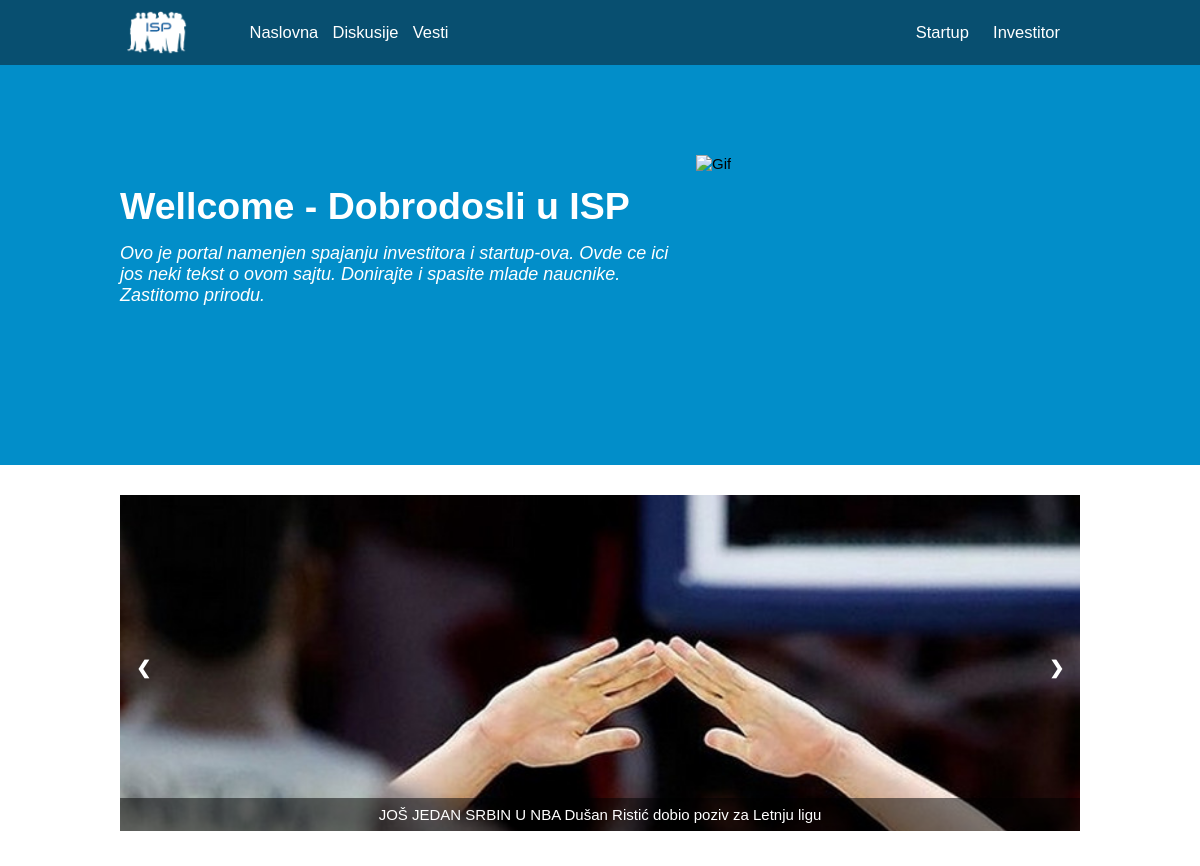
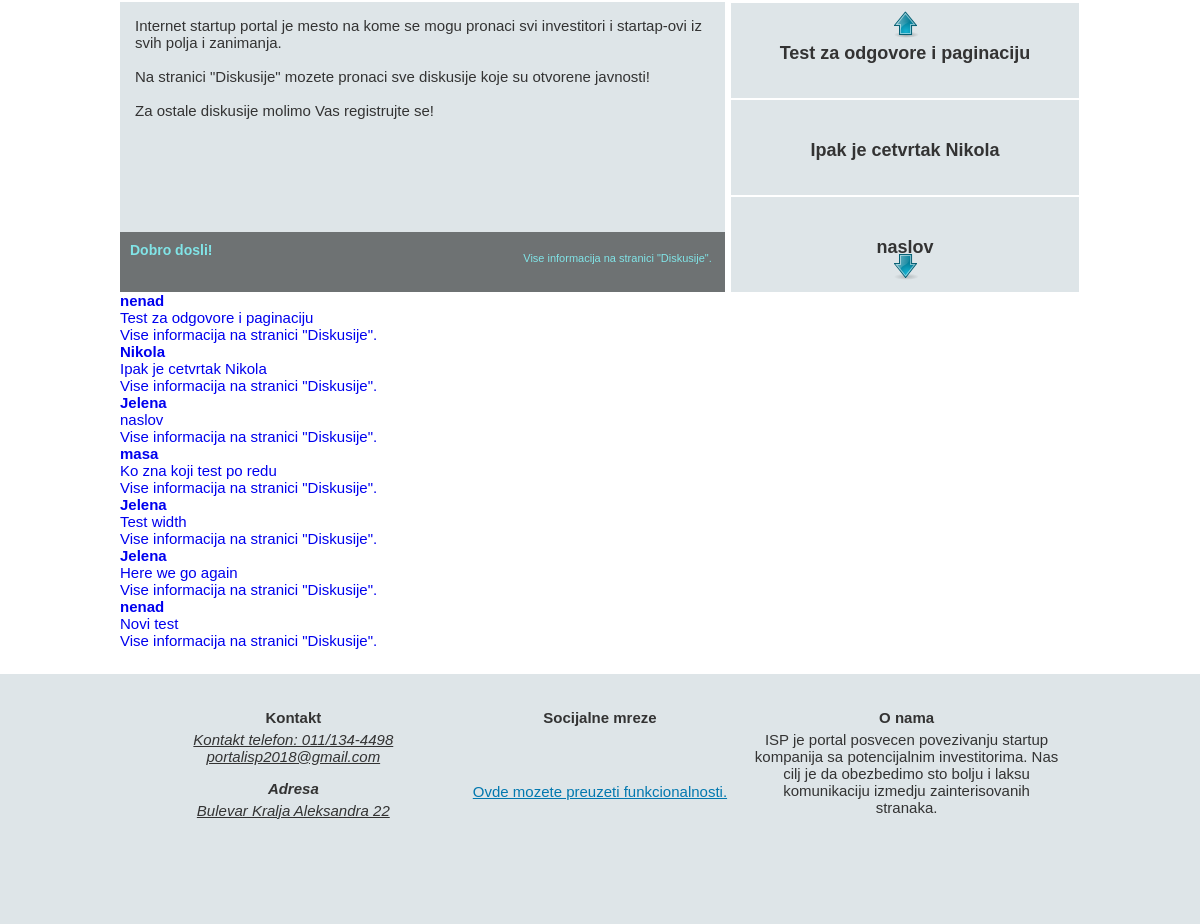
The page / on the database its author committed (2 pictures, top to bottom).
### tables this page shows
CREATE TABLE `vesti` (
  `id_vesti` int(11) NOT NULL,
  `autor_startup` varchar(100) DEFAULT NULL,
  `autor_investitor` varchar(100) DEFAULT NULL,
  `naslov` varchar(100) NOT NULL,
  `sadrzaj` text NOT NULL,
  `datum` date NOT NULL,
  `slika` varchar(100) DEFAULT NULL
);

CREATE TABLE `diskusije` (
  `id` int(11) NOT NULL,
  `id_tipa` int(11) NOT NULL,
  `naslov` varchar(100) NOT NULL,
  `sadrzaj` text NOT NULL,
  `datum` date NOT NULL,
  `datum_arhiv` datetime DEFAULT NULL,
  `vidljivost` int(2) NOT NULL,
  `korisnikst_username` varchar(50) DEFAULT NULL,
  `korisnikinv_username` varchar(50) DEFAULT NULL,
  `arhiv` int(1) NOT NULL,
  `slika_st` varchar(50) DEFAULT NULL,
  `slika_inv` varchar(50) DEFAULT NULL
);

### application/controllers/Gost.php (called while the page is built, shortened)
<?php
class Gost extends CI_Controller {
    public function __construct() {
        $this->load->model("ModelInv");
        $this->load->model("ModelSt");
        $this->load->library('session');
        }
    private function loadView($data,$glavniDeo){
        $this->load->view("sablon/header_gost.php", $data);
        $this->load->view($glavniDeo, $data);
        $this->load->view("sablon/footer.php");
    }
    public function index(){
        $poslednjevesti = $this->ModelSt->poslednjeVesti();
        $poslednjediskusije= $this->ModelSt->poslednjeDiskusije();
        $data["poslednjevesti"] = $poslednjevesti;
        $data['poslednjediskusije'] = $poslednjediskusije;
        $data['controller'] = "Gost";
        $this->loadView($data , "pocetna.php");
    }
}

### index.php (called while the page is built, shortened)
<?php
require_once BASEPATH.'core/CodeIgniter.php';

### application/models/ModelSt.php (called while the page is built, shortened)
<?php
class ModelSt extends CI_Model {
    public function poslednjeVesti(){
        $query = $this->db->query("SELECT * FROM vesti ORDER BY id_vesti DESC LIMIT 3");
        $result = $query->result_array();
        return $result;
    }
    public function poslednjeDiskusije(){
        $query = $this->db->query("SELECT * FROM diskusije WHERE vidljivost = 4 ORDER BY id DESC LIMIT 7");
        $result = $query->result_array();
        return $result;
    }
}

### application/views/pocetna.php (the view, shortened to what this page needs)
<section class="hero">
    <div class="wrapper">
        <div class="welcomeText">
            <h1>Wellcome - Dobrodosli u ISP</h1>
            <p>Ovo je portal namenjen spajanju investitora i startup-ova. Ovde ce ici jos neki tekst o ovom sajtu. Donirajte i spasite mlade naucnike. Zastitomo prirodu.</p>
        </div>
        <div class="rightText">
            <img src="<?php echo base_url() ?>assets/img/gif.gif" alt="Gif"/>
        </div>
    </div>
</section>
<section class="content">
    <div class="wrapper">
        <div id="news">
            <div class="slideshow-container">
            <?php foreach($poslednjevesti as $poslednjavest) { ?>
                <div class="mySlides fade">
                    <img src="
                            <?php if (($poslednjavest['slika'] == ""))
                                    echo  base_url("assets/img/news.jpg");
                                 else
                                     echo base_url($poslednjavest['slika']) ?>
                             " style="width:100%">
                    <div class="text"><a href="<?php echo site_url("Gost/prikaziVest/".$poslednjavest['id_vesti']) ?>"><?php echo $poslednjavest['naslov']?></a></div>
                </div>
            <?php } ?>
                <a class="prev" onclick="plusSlides(-1)">&#10094;</a>
                <a class="next" onclick="plusSlides(1)">&#10095;</a>
            </div>
            <br>
        </div>
         <div id="discussions">
                <div id="slideshow-main">
                    <ul>
                        <a href="#">
                            <li class="1 active">
                                <a href="<?php echo site_url('Gost/tipoviDiskusija') ?>">
                                    <p>Internet startup portal je mesto na kome se mogu pronaci svi investitori i startap-ovi iz svih polja i zanimanja.</br></br> Na stranici "Diskusije"
                                        mozete pronaci sve diskusije koje su otvorene javnosti! </br></br> Za ostale diskusije molimo Vas registrujte se!</p>
                                        <span class="opacity"></span>
                                        <span class="content">
                                            <h3>Dobro dosli!</h3>
                                        </span><span class="contentRight"><p>Vise informacija na stranici "Diskusije".</p></span>
                                </a>
                            </li>
                        </a>
                    <?php foreach ($poslednjediskusije as $poslednjadiskusija) { ?>
                        <a href="<?php echo site_url('Gost/prikaziDiskusiju/'.$poslednjadiskusija['id']) ?>">
                                    <span class="content">
                                        <h3><?php if($poslednjadiskusija['korisnikst_username']== NULL)
                                                echo $poslednjadiskusija['korisnikinv_username'];
                                            elseif($poslednjadiskusija['korisnikinv_username']== NULL)
                                                echo $poslednjadiskusija['korisnikst_username'];
                                                 ?>
                                        </h3><p><?php echo $poslednjadiskusija['naslov'] ?></p>
                                    </span><span class="contentRight"><p>Vise informacija na stranici "Diskusije".</p></span>
                        </a>
                    <?php } ?>
                    </ul>
                </div>
                <div id="slideshow-carousel">
                    <ul id="carousel" class="jcarousel jcarousel-skin-tango">
                        <li><a href="#" rel="1">WELCOME</a></li>
                    <?php foreach ($poslednjediskusije as $poslednjadiskusija) { ?>
                        <li><a href="#" rel="<?php echo $poslednjadiskusija['id'] ?>"><?php echo $poslednjadiskusija['naslov'] ?></a></li>
                    <?php } ?>
                    </ul>
                </div>
        </div>
</section>

### assets/css/style.css (style rules this page uses)
* { margin: 0; padding: 0; font-family:'Raleway', sans-serif; font-size:16px; box-sizing: content-box; }
body { position:relative; }
.wrapper { width:960px; margin:0 auto; }
.wrapper:after { display: table; content: ""; clear: both; }
.hero { height: 400px; background-color: #028EC9; }
.hero:after { display:table; content: ""; clear:both; }
.welcomeText { margin-top:120px; float:left; width:60%; }
.rightText { width:40%; float:right; height:280px; }
.rightText img { height: auto; max-width: 100%; margin-top:90px; }
h1 { color:#fff; font-size:250%; font-weight:700; }
.welcomeText p { margin-top:15px; font-size:120%; color:#fff; font-style: italic; }
#news { width: 960px; margin: 30px 0 0 0; }
#news a { text-decoration: none; color: #fff; }
* { box-sizing:border-box }
.slideshow-container { height: 336px; !important; max-width: 100%; position: relative; margin: auto; }
.mySlides { height: 336px; !important; display: none; overflow: hidden; }
.mySlides img { vertical-align: middle; transition: 0.6s; }
.prev, .next { cursor: pointer; position: absolute; top: 50%; width: auto; margin-top: -22px; padding: 16px; color: white; font-weight: bold; font-size: 18px; transition: 0.6s ease; border-radius: 0 3px 3px 0; }
.next { right: 0; border-radius: 3px 0 0 3px; }
.text { color: #f2f2f2; background-color:rgba(0,0,0,0.5); font-size: 15px; padding: 8px 12px; position: absolute; bottom:0; width: 100%; text-align: center; }
.active, .dot:hover { background-color: #dee5e8; }
.fade { -webkit-animation-name: fade; -webkit-animation-duration: 1.5s; animation-name: fade; animation-duration: 1.5s; }
#slideshow-main { width:605px; float:left; margin:20px 3px 20px 0; overflow: hidden; padding-bottom: 5px; }
#slideshow-main a { text-decoration: none; }
#slideshow-main ul { margin:0; padding:0; width:605px; }
#slideshow-main li { overflow: hidden; color: #dee5e8; width: 605px; height: 290px; padding: 15px; display:none; position:relative; }
#slideshow-main li p { color: #333; }
#slideshow-main li.active { display:block !important; }
#slideshow-main .active a { text-decoration: none; color: #fff; }
#slideshow-main li span.opacity { position:absolute; bottom:0; left:0; display:block; width:100%; height:60px; background:#000; filter:alpha(opacity=50); -moz-opacity:0.5; -khtml-opacity: 0.5; opacity: 0.5; z-index:500; }
#slideshow-main li span.content { padding-top: 5px; position:absolute; bottom:0; left:0; display:block; width:65%; height:60px; z-index:1000; }
#slideshow-main li span.contentRight { position:absolute; padding-top: 15px; bottom:0; right:0px; display:block; width:35%; height:60px; z-index:1000; }
#slideshow-main li span.content h3 { font-size:14px; margin:5px 0; padding:0 10px;; color: #81e4e7; }
#slideshow-main li span.contentRight p { font-size:11px; margin:5px 0; padding:0 10px;; color:#81e4e7; }
#slideshow-carousel { float:left; width:350px; position:relative; margin:20px 0 20px 2px; }
#slideshow-carousel ul { margin:0; padding:0; list-style:none; }
#slideshow-carousel li { text-align: center; background:#dee5e8; height:97px; position:relative; border: 1px #fff solid; }
#slideshow-carousel li a { margin-top: 40px; font-weight: 600; font-size: 120%; display:block; height:95px; text-decoration: none; color: #333; }
* { margin: 0; padding: 0; font-family:Gudea,Helvetica,sans-serif; font-size:15px; }

### assets/css/skin.css (style rules this page uses)
.jcarousel-skin-tango .jcarousel-item { width: 350px; height: 95px; }
.jcarousel-skin-tango .jcarousel-item-vertical { margin-bottom: 0px; }

### rows shown on the page
vesti: slika (picture), naslov "JOŠ JEDAN SRBIN U NBA Dušan Ristić dobio poziv za Letnju ligu"
diskusije: korisnikst_username "nenad", naslov "Test za odgovore i paginaciju"
diskusije: korisnikinv_username "Nikola", naslov "Ipak je cetvrtak Nikola"
diskusije: korisnikinv_username "Jelena", naslov "naslov"
diskusije: korisnikst_username "masa", naslov "Ko zna koji test po redu"
diskusije: korisnikinv_username "Jelena", naslov "Test width"
diskusije: korisnikinv_username "Jelena", naslov "Here we go again"
diskusije: korisnikst_username "nenad", naslov "Novi test"
